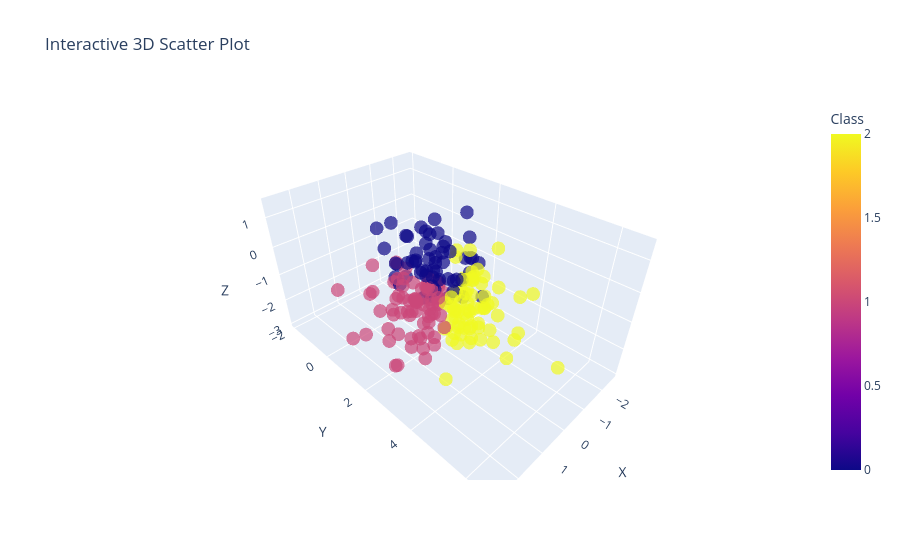

Notebook source saved alongside this figure:
### Markdown cell above
## Interactive 3D Scatter (Plotly – Best)
🔹 Highly recommended for exploration

### Code cell
import plotly.express as px
import pandas as pd

df = pd.DataFrame({
    "X": x,
    "Y": y,
    "Z": z,
    "Class": labels
})

fig = px.scatter_3d(
    df,
    x="X",
    y="Y",
    z="Z",
    color="Class",
    opacity=0.7,
    title="Interactive 3D Scatter Plot"
)

fig.show()

### Figure 1 — Plotly figure (JSON) as saved in the notebook; plotly's stock layout.template omitted (floating-point values rounded to 4 significant figures; data arrays with more than 128 entries replaced by an {"elided": "..."} marker saying what was removed)
{"data": [{"hovertemplate": "X=%{x}<br>Y=%{y}<br>Z=%{z}<br>Class=%{marker.color}<extra></extra>", "legendgroup": "", "marker": {"color": {"elided": "200 int values"}, "coloraxis": "coloraxis", "opacity": 0.7, "symbol": "circle"}, "mode": "markers", "name": "", "scene": "scene", "showlegend": false, "type": "scatter3d", "x": {"elided": "200 float values"}, "y": {"elided": "200 float values"}, "z": {"elided": "200 float values"}}], "layout": {"coloraxis": {"colorbar": {"title": {"text": "Class"}}, "colorscale": [[0, "#0d0887"], [0.1111, "#46039f"], [0.2222, "#7201a8"], [0.3333, "#9c179e"], [0.4444, "#bd3786"], [0.5556, "#d8576b"], [0.6667, "#ed7953"], [0.7778, "#fb9f3a"], [0.8889, "#fdca26"], [1, "#f0f921"]]}, "legend": {"tracegroupgap": 0}, "scene": {"domain": {"x": [0, 1], "y": [0, 1]}, "xaxis": {"title": {"text": "X"}}, "yaxis": {"title": {"text": "Y"}}, "zaxis": {"title": {"text": "Z"}}}, "title": {"text": "Interactive 3D Scatter Plot"}}}
